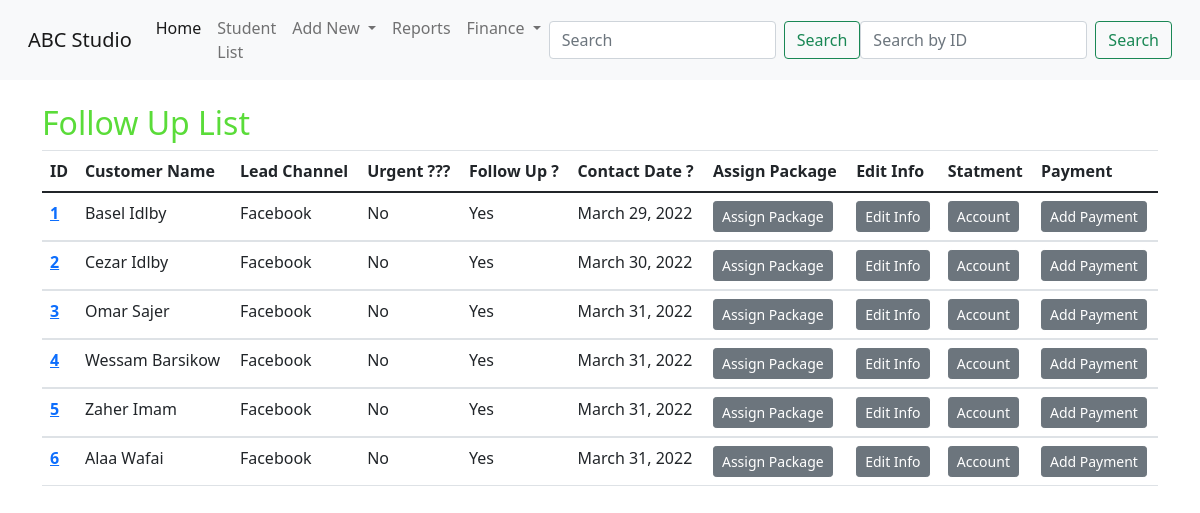
Before: /customerFollowUp/ with the older database file.
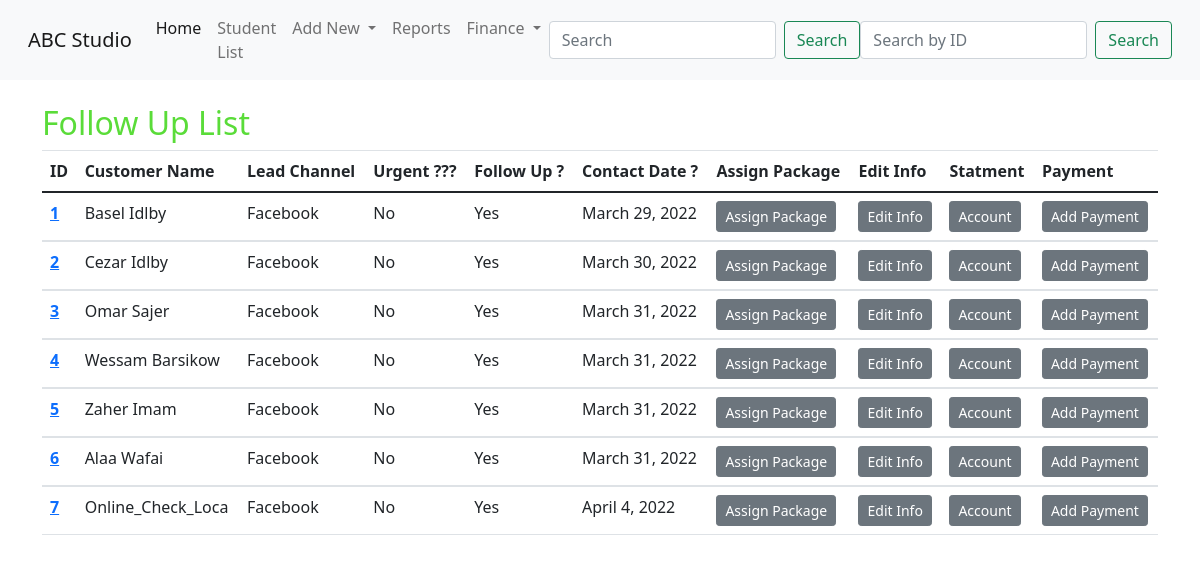
After: the same page with the newer database file.
### student/models.py (models this page shows, shortened)
class customerInfo(models.Model):
    studentId = models.AutoField(primary_key=True)
    customerName = models.CharField(max_length=100 , unique=True)
    customerImg = models.ImageField(upload_to ='media/student/imgs/' , default='default.jpg')
    leadsChannel = models.ForeignKey(leadSource,max_length=50,on_delete=models.CASCADE)
    adsRef = models.CharField(max_length=200,blank=True)
    contactDate = models.DateField(default=datetime.now , editable=False)
    leadeAge = models.IntegerField()
    leadsLocation = models.CharField(max_length=100)
    leadsContactNumber = models.IntegerField()
    emailAddress = models.EmailField(unique=True)
    leadsComment = models.CharField(max_length=1000)
    leadsUrgent = models.BooleanField()
    Nationality = models.ForeignKey(countryList,max_length=250,on_delete=models.CASCADE)
    intersetList = models.ForeignKey(courseList,max_length=50,on_delete=models.CASCADE)
    followUp = models.BooleanField(default=True)

class leadSource(models.Model):
    sourceChannel = models.CharField(max_length=50,unique=True)
    def __str__(self) -> str:
        return f'{self.sourceChannel}'

### student/views.py (the view)
# urls.py: path('customerFollowUp/',views.customerFollowUp,name='customerFollowUp'),
def customerFollowUp(request):
    followList = customerInfo.objects.filter(followUp=True)
    context = {'followList':followList}
    return render(request,'student/customerinfo_followUp.html',context)

### student/templates/student/customerinfo_followUp.html (shortened to what this page needs)
{% extends 'student/base.html' %}
{% block content %}
    <div class="container">
      <br>
      <h2>Follow Up List</h2>
<table class="table">
  <thead>
    <tr>
      <th scope="col">ID</th>
      <th scope="col">Customer Name</th>
      <th scope="col">Lead Channel</th>
      <th scope="col">Urgent ??? </th>
      <th scope="col">Follow Up ? </th>
      <th scope="col"> Contact Date ? </th>
      <th scope="col">Assign Package</th>
      <th scope="col">Edit Info</th>
      <th scope="col">Statment</th>
      <th scope="col">Payment</th>
    </tr>
  </thead>
  {% for x in followList %}
  <tbody>
    <tr>
      <th scope="row"><a href="/student/dashBoard/{{x.studentId}}">{{x.studentId}} </th></a>
      <td>{{x.customerName}} </td>
      <td>{{x.leadsChannel}}</td>
       {% if x.leadsUrgent == True %}
      <td>Yes</td>
        {% else %}
      <td>No</td>
        {% endif %}
        {% if x.followUp == True %}
      <td>Yes</td>
         {% endif %}
      <td>{{x.contactDate}}</td>
      <td><button class="btn btn-secondary btn-sm" type="submit" onclick="location.href='{% url 'student:assignPKG' x.studentId %}'">Assign Package</button></td>
      <td><button class="btn btn-secondary btn-sm" type="submit" onclick="location.href='{% url 'student:updateView' x.studentId %}'">Edit Info</button></td>
      <td><button class="btn btn-secondary btn-sm" type="submit" onclick="location.href='{% url 'student:soa_PK' x.studentId %}'">Account</button></td>
      <td><button class="btn btn-secondary btn-sm" type="submit" onclick="location.href='{% url 'student:AddPayment' x.studentId %}'">Add Payment</button></td>
    </tr>
  </tbody>
  {% endfor %}
</table>
{% endblock %}

Changed rows visible on the page:
added customerInfo: studentId "7", customerName "Online_Check_Loca", leadsChannel "Facebook", leadsUrgent "No", followUp "Yes", contactDate "April 4, 2022"
